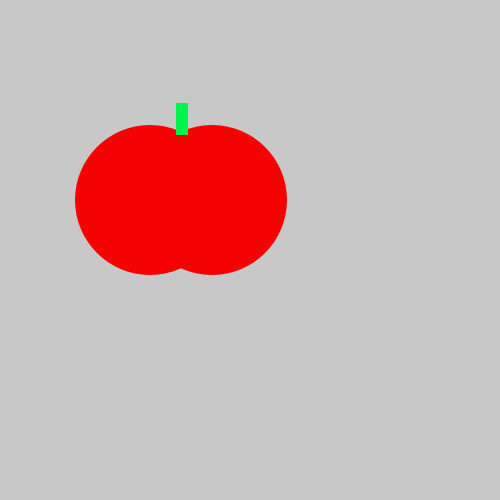
Frame 1 (no input)
Frame 60 (the mouse pressed at the canvas centre just before this capture): identical to frame 1, image omitted
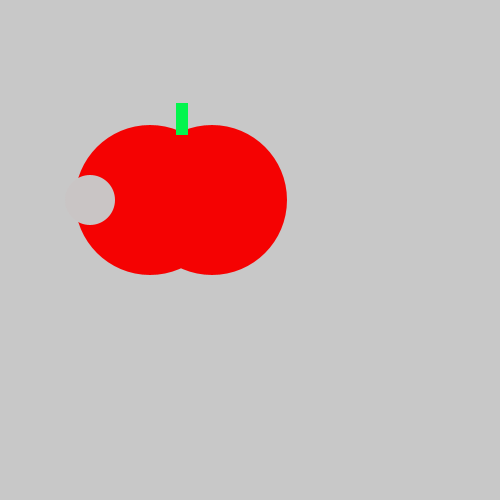
Frame 120 (the mouse held since frame 60 and released just before this capture)

The Processing sketch that drew these frames (run headless with seeded random() and noise(); from frame 60 on, the mouse is pressed at the canvas centre):

// Processing sketch: tasty_tomato
// ── tasty_tomato.pde
void setup() {
    size(500, 500);
}
void draw() {
    background(200, 200, 200);
    noStroke();
    fill(#F50202);
    ellipse(150, 200, 150, 150);
    ellipse(212, 200, 150, 150);
    fill(#02F54D);
    rect(176, 103, 12, 32);
    if (mousePressed){
      fill(#C9C5C5);
      ellipse(90,200,50,50);
    }
}
